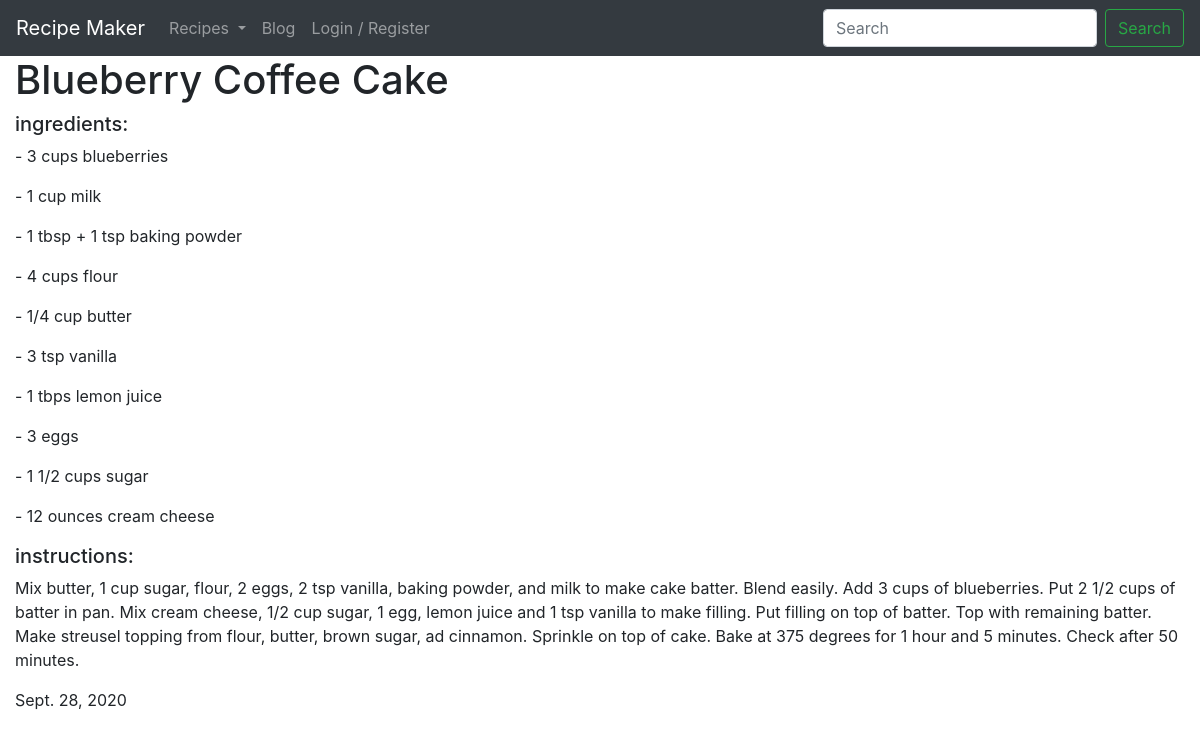
/recipes/Blueberry-Coffee-Cake/, run on the app's committed database.
### recipes/models.py (models this page shows, shortened)
class Recipe(models.Model):
    author = models.ForeignKey(User, default=1, null=True, on_delete=models.PROTECT)
    title = models.CharField(max_length=30, unique=True, blank=False, null=False)
    slug = models.SlugField(unique=True)
    ingredients = models.ManyToManyField(Ingredient, blank=True, related_name="ingredients")
    instructions = models.TextField(blank=False, null=False)
    date = models.DateField(auto_now_add=True, null=True)
    keywords = models.ManyToManyField(Keyword, blank=True)
    category = models.ForeignKey(Category, null=True, blank=True, on_delete=models.PROTECT)

class Ingredient(models.Model):
    food = models.ForeignKey(Food, on_delete=models.PROTECT, null=True, blank=True)
    unit = models.ForeignKey(Unit, on_delete=models.PROTECT, null=True, blank=True)
    quantity = models.CharField(max_length=100, blank=False, null=False)
    class Meta:
        ordering = ['-id']

class Unit(models.Model):
    name = models.CharField(max_length=256, null=True, blank=True)
    def __str__(self):
        return self.name

class Food(models.Model):
    name = models.CharField(unique=True, max_length=128)
    class Meta:
        ordering = ['name']
    def __str__(self):
        return self.name

### recipes/views.py (the view)
# urls.py: path("<str:slug>/", recipe_detail_page),
def recipe_detail_page(request, slug):
    obj = get_object_or_404(Recipe, slug=slug)
    ingredients = obj.ingredients.all()
    template = 'recipes/recipe_detail_page.html'
    context = {"recipe": obj,
        "ingredients" : ingredients,
    }
    return render(request, template, context)

### templates/recipes/recipe_detail_page.html
{% extends "base.html" %}
{% block content %}
<h1>{{ recipe.title }}</h1>
<h5>ingredients:</h5>
    {% for x in ingredients %}
        <p> - {{ x.quantity }} {{ x.unit }} {{ x.food }}</p>
    {% endfor %}
<h5>instructions:</h5>
    <p>{{ recipe.instructions }}</p>
<p>{{ recipe.date }}</p>
{% endblock %}

### data on the page
Recipe: title "Blueberry Coffee Cake", instructions "Mix butter, 1 cup sugar, flour, 2 eggs, 2 tsp vanilla, baking powder, and milk to make cake batter. Blend easily. Add 3 cups of blueberries. Put 2 1/2 cups of batter in pan. Mix cream cheese, 1/2 cup sugar, 1 egg, lemon juice and 1 tsp vanilla to make filling. Put filling on top of batter. Top with remaining batter. Make streusel topping from flour, butter, brown sugar, ad cinnamon. Sprinkle on top of cake. Bake at 375 degrees for 1 hour and 5 minutes. Check after 50 minutes.", date "Sept. 28, 2020"
Ingredient: quantity "3", unit "cups", food "blueberries"
Ingredient: quantity "1", unit "cup", food "milk"
Ingredient: quantity "1", unit "tbsp + 1 tsp", food "baking powder"
Ingredient: quantity "4", unit "cups", food "flour"
Ingredient: quantity "1/4", unit "cup", food "butter"
Ingredient: quantity "3", unit "tsp", food "vanilla"
Ingredient: quantity "1", unit "tbps", food "lemon juice"
Ingredient: quantity "3", food "eggs"
Ingredient: quantity "1 1/2", unit "cups", food "sugar"
Ingredient: quantity "12", unit "ounces", food "cream cheese"
